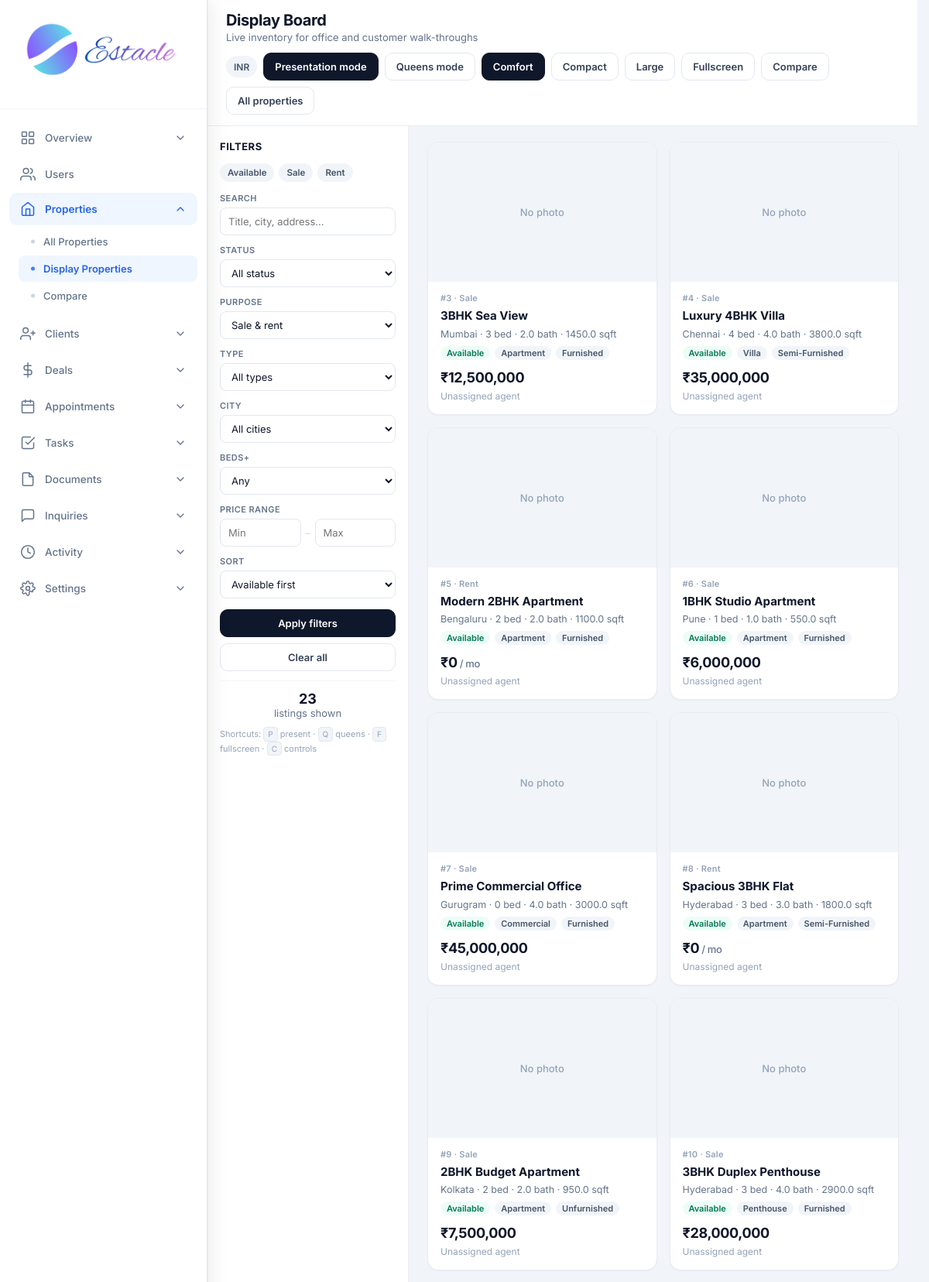
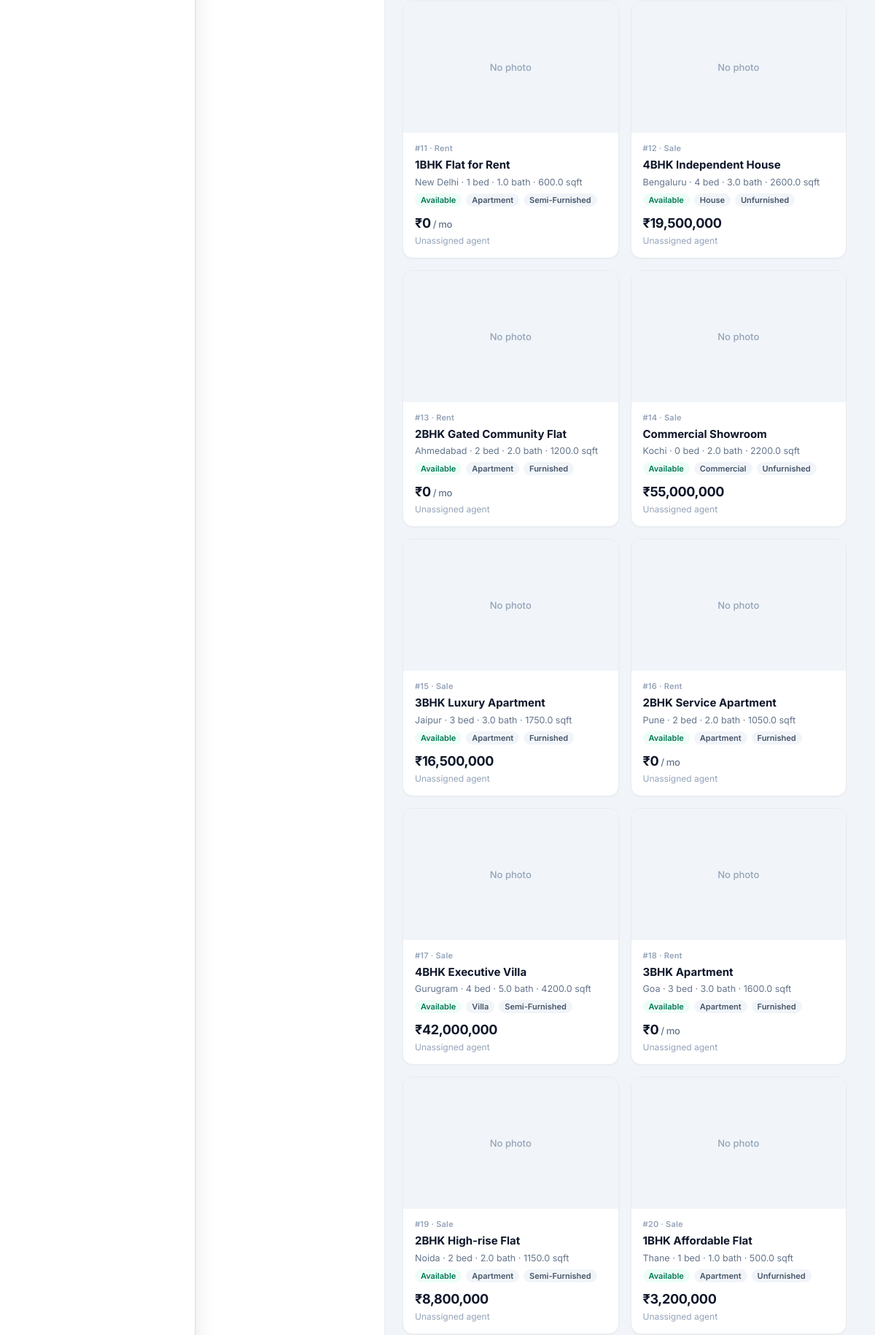
Page /admin/properties/display (signed in, upper part) on the committed database (2 pictures, top to bottom).
### tables this page shows
CREATE TABLE settings (
            key TEXT PRIMARY KEY,
            value TEXT
        );

CREATE TABLE properties (
            id INTEGER PRIMARY KEY AUTOINCREMENT,
            title TEXT NOT NULL,
            description TEXT,
            price REAL NOT NULL,
            property_type TEXT NOT NULL,
            status TEXT DEFAULT 'available',
            address TEXT,
            city TEXT,
            state TEXT,
            zip_code TEXT,
            bedrooms INTEGER,
            bathrooms REAL,
            area_sqft REAL,
            agent_id INTEGER,
            created_at TIMESTAMP DEFAULT CURRENT_TIMESTAMP, category TEXT DEFAULT "sale", listing_type TEXT DEFAULT "sale", floor TEXT, carpet_area REAL, furnishing TEXT, parking TEXT, amenities TEXT, seller_name TEXT, seller_phone TEXT, monthly_rent REAL, security_deposit REAL, maintenance REAL, per_sqft REAL, latitude TEXT, longitude TEXT, photos TEXT, year_built TEXT, facing TEXT, videos TEXT,
            FOREIGN KEY (agent_id) REFERENCES users (id)
        );

### routes/admin.py (the view)
@admin.route('/admin/properties/display')
@login_required
@role_required('admin')
def admin_display_properties():
    db = get_db()
    migrate_db()
    q = request.args.get('q', '').strip()
    listing_type = request.args.get('listing_type', '').strip()
    prop_type = request.args.get('property_type', '').strip()
    city = request.args.get('city', '').strip()
    status = request.args.get('status', '').strip()
    beds = request.args.get('beds', '').strip()
    pmin = request.args.get('pmin', '').strip()
    pmax = request.args.get('pmax', '').strip()
    present = request.args.get('present', '').strip()
    queens = request.args.get('queens', '').strip()
    sort = request.args.get('sort', 'status').strip()
    density = request.args.get('density', 'comfortable').strip()
    sql = (
        "SELECT p.*, u.full_name as agent_name FROM properties p "
        "LEFT JOIN users u ON p.agent_id = u.id WHERE 1=1"
    )
    params = []
    if q:
        sql += " AND (p.title LIKE ? OR p.city LIKE ? OR p.address LIKE ? OR p.description LIKE ?)"
        params.extend(['%' + q + '%'] * 4)
    if listing_type in ('sale', 'rent'):
        sql += " AND p.listing_type = ?"
        params.append(listing_type)
    if prop_type:
        sql += " AND p.property_type = ?"
        params.append(prop_type)
    if city:
        sql += " AND p.city LIKE ?"
        params.append('%' + city + '%')
    if status in ('available', 'under_offer', 'sold', 'rented'):
        sql += " AND p.status = ?"
        params.append(status)
    if beds.isdigit():
        sql += " AND p.bedrooms >= ?"
        params.append(int(beds))
    if pmin:
        try:
            sql += " AND p.price >= ?"
            params.append(float(pmin))
        except ValueError:
            pass
    if pmax:
        try:
            sql += " AND p.price <= ?"
            params.append(float(pmax))
        except ValueError:
            pass
    order_map = {
        'price_asc': 'p.price ASC',
        'price_desc': 'p.price DESC',
        'newest': 'p.created_at DESC',
        'beds': 'p.bedrooms DESC',
        'status': "CASE p.status WHEN 'available' THEN 0 WHEN 'under_offer' THEN 1 ELSE 2 END, p.created_at DESC",
    }
    sql += " ORDER BY " + order_map.get(sort, order_map['status'])
    properties = db.execute(sql, params).fetchall()
    cities = [
        r[0] for r in db.execute(
            "SELECT DISTINCT city FROM properties WHERE city IS NOT NULL AND city != '' ORDER BY city"
        ).fetchall()
    ]
    currency = get_setting('currency', 'INR')
    filters = {
        'q': q, 'listing_type': listing_type, 'property_type': prop_type,
        'city': city, 'status': status, 'beds': beds, 'pmin': pmin, 'pmax': pmax,
        'sort': sort, 'density': density,
    }
    return render_template(
        'admin_display_properties.html',
        properties=properties,
        cities=cities,
        currency=currency,
        format_money=format_money,
        present=present,
        queens=queens,
        sort=sort,
        density=density,
        filters=filters,
    )

### templates/admin_display_properties.html (shortened to what this page needs)
<!DOCTYPE html>
<html lang="en">
<head>
    <link rel="stylesheet" href="{{ url_for('static', filename='css/admin.css') }}">
</head>
<body class="{% if present %}present-mode{% endif %} {% if queens %}queens-mode{% endif %} density-{{ density or 'comfortable' }}">
<div class="app-layout">
    {% set active = 'display_properties' %}
    {% include 'partials/admin_sidebar.html' %}
    <main class="main-content">
        <header class="top-bar dash-top">
            <div>
                <h1 class="page-title">Display Board</h1>
                <p class="page-subtitle">Live inventory for office and customer walk-throughs</p>
            </div>
            <div class="top-actions" id="topActions">
                <span class="badge-currency">{{ currency }}</span>
                {% set base = filters.copy() if filters is mapping else {} %}
                {% if present %}
                <a href="{{ url_for('admin.admin_display_properties', queens=queens or none, **filters) }}" class="btn-pill">Exit presentation</a>
                {% else %}
                <a href="{{ url_for('admin.admin_display_properties', present='1', queens=queens or none, **filters) }}" class="btn-pill primary">Presentation mode</a>
                {% endif %}
                {% if queens %}
                <a href="{{ url_for('admin.admin_display_properties', present=present or none, **filters) }}" class="btn-pill queens-on">Exit Queens</a>
                {% else %}
                <a href="{{ url_for('admin.admin_display_properties', present=present or none, queens='1', **filters) }}" class="btn-pill">Queens mode</a>
                {% endif %}
                <a href="{{ url_for('admin.admin_display_properties', present=present or none, queens=queens or none, density='comfortable', q=filters.q, listing_type=filters.listing_type, property_type=filters.property_type, city=filters.city, status=filters.status, beds=filters.beds, pmin=filters.pmin, pmax=filters.pmax, sort=filters.sort) }}" class="btn-pill {% if density == 'comfortable' %}active-mode{% endif %}">Comfort</a>
                <a href="{{ url_for('admin.admin_display_properties', present=present or none, queens=queens or none, density='compact', q=filters.q, listing_type=filters.listing_type, property_type=filters.property_type, city=filters.city, status=filters.status, beds=filters.beds, pmin=filters.pmin, pmax=filters.pmax, sort=filters.sort) }}" class="btn-pill {% if density == 'compact' %}active-mode{% endif %}">Compact</a>
                <a href="{{ url_for('admin.admin_display_properties', present=present or none, queens=queens or none, density='large', q=filters.q, listing_type=filters.listing_type, property_type=filters.property_type, city=filters.city, status=filters.status, beds=filters.beds, pmin=filters.pmin, pmax=filters.pmax, sort=filters.sort) }}" class="btn-pill {% if density == 'large' %}active-mode{% endif %}">Large</a>
                <button type="button" class="btn-pill" id="btnFullscreen" onclick="toggleFullscreen()">Fullscreen</button>
                <a href="{{ url_for('admin.admin_compare') }}" class="btn-pill">Compare</a>
                <a href="{{ url_for('admin.admin_properties') }}" class="btn-pill">All properties</a>
            </div>
        </header>
        <div class="board-body">
            <aside class="filter-panel">
                <h2>Filters</h2>
                <div class="quick-chips">
                    <a class="{% if filters.status == 'available' %}on{% endif %}"
                       href="{{ url_for('admin.admin_display_properties', present=present or none, queens=queens or none, status='available', density=density, sort=sort, listing_type=filters.listing_type, property_type=filters.property_type, city=filters.city, beds=filters.beds, pmin=filters.pmin, pmax=filters.pmax, q=filters.q) }}">Available</a>
                    <a class="{% if filters.listing_type == 'sale' %}on{% endif %}"
                       href="{{ url_for('admin.admin_display_properties', present=present or none, queens=queens or none, listing_type='sale', density=density, sort=sort, status=filters.status, property_type=filters.property_type, city=filters.city, beds=filters.beds, pmin=filters.pmin, pmax=filters.pmax, q=filters.q) }}">Sale</a>
                    <a class="{% if filters.listing_type == 'rent' %}on{% endif %}"
                       href="{{ url_for('admin.admin_display_properties', present=present or none, queens=queens or none, listing_type='rent', density=density, sort=sort, status=filters.status, property_type=filters.property_type, city=filters.city, beds=filters.beds, pmin=filters.pmin, pmax=filters.pmax, q=filters.q) }}">Rent</a>
                </div>
                <form method="GET" action="{{ url_for('admin.admin_display_properties') }}">
                    <div class="filter-group">
                        <label>Search</label>
                        <input type="search" name="q" value="{{ filters.q or '' }}" placeholder="Title, city, address…">
                    </div>
                    <div class="filter-group">
                        <label>Status</label>
                        <select name="status">
                            <option value="">All status</option>
                        </select>
                    </div>
                    <div class="filter-group">
                        <label>Purpose</label>
                        <select name="listing_type">
                            <option value="">Sale & rent</option>
                        </select>
                    </div>
                    <div class="filter-group">
                        <label>Type</label>
                        <select name="property_type">
                            <option value="">All types</option>
                        </select>
                    </div>
                    <div class="filter-group">
                        <label>City</label>
                        <select name="city">
                            <option value="">All cities</option>
                        </select>
                    </div>
                    <div class="filter-group">
                        <label>Beds+</label>
                        <select name="beds">
                            <option value="">Any</option>
                        </select>
                    </div>
                    <div class="filter-group">
                        <label>Price range</label>
                        <div class="range-row">
                            <input type="number" name="pmin" value="{{ filters.pmin or '' }}" placeholder="Min" min="0" step="any">
                            <span class="sep">–</span>
                            <input type="number" name="pmax" value="{{ filters.pmax or '' }}" placeholder="Max" min="0" step="any">
                        </div>
                    </div>
                    <div class="filter-group">
                        <label>Sort</label>
                        <select name="sort">
                            <option value="status" {% if sort == 'status' %}selected{% endif %}>Available first</option>
                        </select>
                    </div>
                    <div class="filter-actions">
                        <button type="submit" class="btn-pill primary" style="justify-content:center;width:100%">Apply filters</button>
                        <a href="{{ url_for('admin.admin_display_properties', present=present or none, queens=queens or none, density=density) }}" class="btn-pill" style="justify-content:center;width:100%">Clear all</a>
                    </div>
                    <div class="filter-count"><strong>{{ properties|length }}</strong><br>listings shown</div>
                    <p class="kbd-hint">
                        Shortcuts: <kbd>P</kbd> present · <kbd>Q</kbd> queens · <kbd>F</kbd> fullscreen · <kbd>C</kbd> controls
                    </p>
                </form>
            </aside>
            <div class="display-main" id="displayMain">
                <div class="prop-grid">
                    {% for p in properties %}
                    {% set photos = (p.photos or '').split(',') if p.photos else [] %}
                    {% set cover = photos[0].strip() if photos and photos[0].strip() else none %}
                    <a href="{{ url_for('admin.admin_property_detail', prop_id=p.id) }}" class="prop-card">
                        {% if cover %}
                        <img class="card-img" src="{{ url_for('static', filename='uploads/properties/' + cover) }}" alt="{{ p.title }}" loading="lazy">
                        {% else %}
                        <div class="card-no-img">No photo</div>
                        {% endif %}
                        <div class="card-body">
                            <div class="card-id">#{{ p.id }} · {{ (p.listing_type or 'sale')|capitalize }}</div>
                            <div class="card-title">{{ p.title }}</div>
                            <div class="card-sub">
                                {{ p.city or '—' }}
                                {% if p.bedrooms is not none %} · {{ p.bedrooms }} bed{% endif %}
                                {% if p.bathrooms is not none %} · {{ p.bathrooms }} bath{% endif %}
                                {% if p.area_sqft %} · {{ p.area_sqft }} sqft{% endif %}
                            </div>
                            <div class="card-tags">
                                <span class="{{ p.status or 'available' }}">{{ (p.status or 'available')|replace('_',' ') }}</span>
                                <span>{{ p.property_type or '—' }}</span>
                                {% if p.furnishing %}<span>{{ p.furnishing }}</span>{% endif %}
                            </div>
                            <div class="card-price real-price">{{ format_money(p.price, currency) }}{% if p.listing_type == 'rent' %}<span style="font-size:13px;font-weight:500;color:#64748b"> / mo</span>{% endif %}</div>
                            <div class="card-agent">{{ p.agent_name or 'Unassigned agent' }}</div>
                        </div>
                    </a>
                    {% else %}
                    <div class="empty-display">
                        <p style="font-size:15px;font-weight:600;color:#0f172a;margin:0 0 6px">No properties match</p>
                        <p style="font-size:13px;margin:0">Adjust filters or clear them to show more inventory.</p>
                    </div>
                    {% endfor %}
                </div>
            </div>
        </div>
    </main>
</div>
</body>
</html>

### rows in the picture
settings: value "INR"
properties: id "3", listing_type "Sale", title "3BHK Sea View", city "Mumbai", bedrooms "3", bathrooms "2.0", area_sqft "1450.0", status "Available", property_type "Apartment", furnishing "Furnished", price.value "₹12,500,000", agent_name "Unassigned agent"
properties: id "4", listing_type "Sale", title "Luxury 4BHK Villa", city "Chennai", bedrooms "4", bathrooms "4.0", area_sqft "3800.0", status "Available", property_type "Villa", furnishing "Semi-Furnished", price.value "₹35,000,000", agent_name "Unassigned agent"
properties: id "5", listing_type "Rent", title "Modern 2BHK Apartment", city "Bengaluru", bedrooms "2", bathrooms "2.0", area_sqft "1100.0", status "Available", property_type "Apartment", furnishing "Furnished", price.value "₹0", shows "/ mo", agent_name "Unassigned agent"
properties: id "6", listing_type "Sale", title "1BHK Studio Apartment", city "Pune", bedrooms "1", bathrooms "1.0", area_sqft "550.0", status "Available", property_type "Apartment", furnishing "Furnished", price.value "₹6,000,000", agent_name "Unassigned agent"
properties: id "7", listing_type "Sale", title "Prime Commercial Office", city "Gurugram", bedrooms "0", bathrooms "4.0", area_sqft "3000.0", status "Available", property_type "Commercial", furnishing "Furnished", price.value "₹45,000,000", agent_name "Unassigned agent"
properties: id "8", listing_type "Rent", title "Spacious 3BHK Flat", city "Hyderabad", bedrooms "3", bathrooms "3.0", area_sqft "1800.0", status "Available", property_type "Apartment", furnishing "Semi-Furnished", price.value "₹0", shows "/ mo", agent_name "Unassigned agent"
properties: id "9", listing_type "Sale", title "2BHK Budget Apartment", city "Kolkata", bedrooms "2", bathrooms "2.0", area_sqft "950.0", status "Available", property_type "Apartment", furnishing "Unfurnished", price.value "₹7,500,000", agent_name "Unassigned agent"
properties: id "10", listing_type "Sale", title "3BHK Duplex Penthouse", city "Hyderabad", bedrooms "3", bathrooms "4.0", area_sqft "2900.0", status "Available", property_type "Penthouse", furnishing "Furnished", price.value "₹28,000,000", agent_name "Unassigned agent"
properties: id "11", listing_type "Rent", title "1BHK Flat for Rent", city "New Delhi", bedrooms "1", bathrooms "1.0", area_sqft "600.0", status "Available", property_type "Apartment", furnishing "Semi-Furnished", price.value "₹0", shows "/ mo", agent_name "Unassigned agent"
properties: id "12", listing_type "Sale", title "4BHK Independent House", city "Bengaluru", bedrooms "4", bathrooms "3.0", area_sqft "2600.0", status "Available", property_type "House", furnishing "Unfurnished", price.value "₹19,500,000", agent_name "Unassigned agent"
properties: id "13", listing_type "Rent", title "2BHK Gated Community Flat", city "Ahmedabad", bedrooms "2", bathrooms "2.0", area_sqft "1200.0", status "Available", property_type "Apartment", furnishing "Furnished", price.value "₹0", shows "/ mo", agent_name "Unassigned agent"
properties: id "14", listing_type "Sale", title "Commercial Showroom", city "Kochi", bedrooms "0", bathrooms "2.0", area_sqft "2200.0", status "Available", property_type "Commercial", furnishing "Unfurnished", price.value "₹55,000,000", agent_name "Unassigned agent"
properties: id "15", listing_type "Sale", title "3BHK Luxury Apartment", city "Jaipur", bedrooms "3", bathrooms "3.0", area_sqft "1750.0", status "Available", property_type "Apartment", furnishing "Furnished", price.value "₹16,500,000", agent_name "Unassigned agent"
properties: id "16", listing_type "Rent", title "2BHK Service Apartment", city "Pune", bedrooms "2", bathrooms "2.0", area_sqft "1050.0", status "Available", property_type "Apartment", furnishing "Furnished", price.value "₹0", shows "/ mo", agent_name "Unassigned agent"
properties: id "17", listing_type "Sale", title "4BHK Executive Villa", city "Gurugram", bedrooms "4", bathrooms "5.0", area_sqft "4200.0", status "Available", property_type "Villa", furnishing "Semi-Furnished", price.value "₹42,000,000", agent_name "Unassigned agent"
properties: id "18", listing_type "Rent", title "3BHK Apartment", city "Goa", bedrooms "3", bathrooms "3.0", area_sqft "1600.0", status "Available", property_type "Apartment", furnishing "Furnished", price.value "₹0", shows "/ mo", agent_name "Unassigned agent"
properties: id "19", listing_type "Sale", title "2BHK High-rise Flat", city "Noida", bedrooms "2", bathrooms "2.0", area_sqft "1150.0", status "Available", property_type "Apartment", furnishing "Semi-Furnished", price.value "₹8,800,000", agent_name "Unassigned agent"
properties: id "20", listing_type "Sale", title "1BHK Affordable Flat", city "Thane", bedrooms "1", bathrooms "1.0", area_sqft "500.0", status "Available", property_type "Apartment", furnishing "Unfurnished", price.value "₹3,200,000", agent_name "Unassigned agent"

### other values in the picture
{{ properties|length }} "23"
